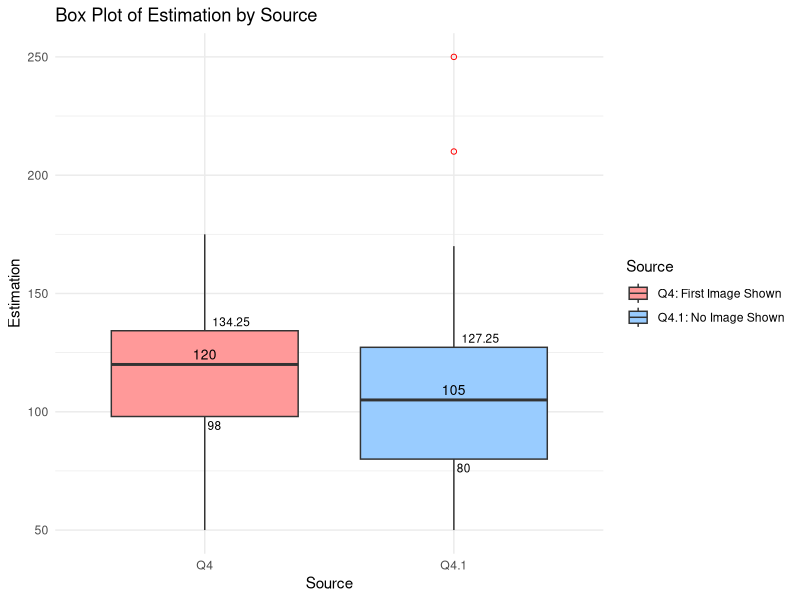
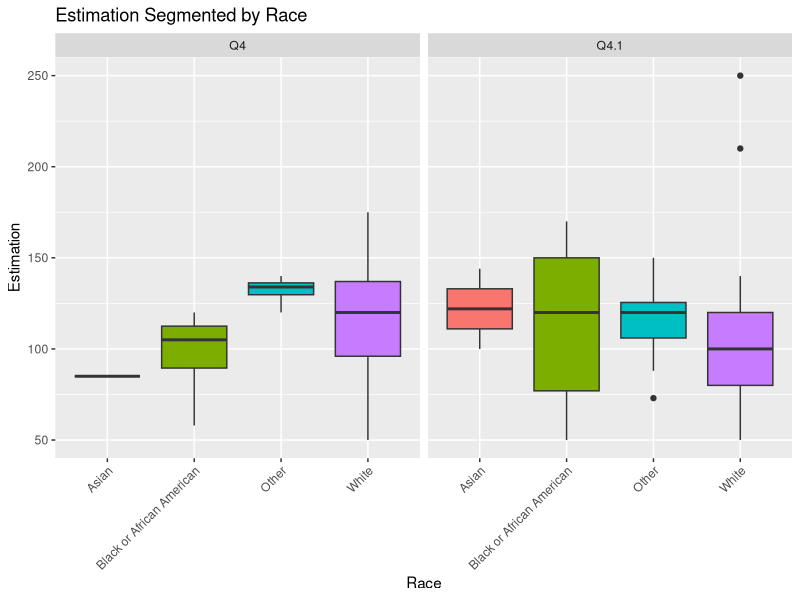
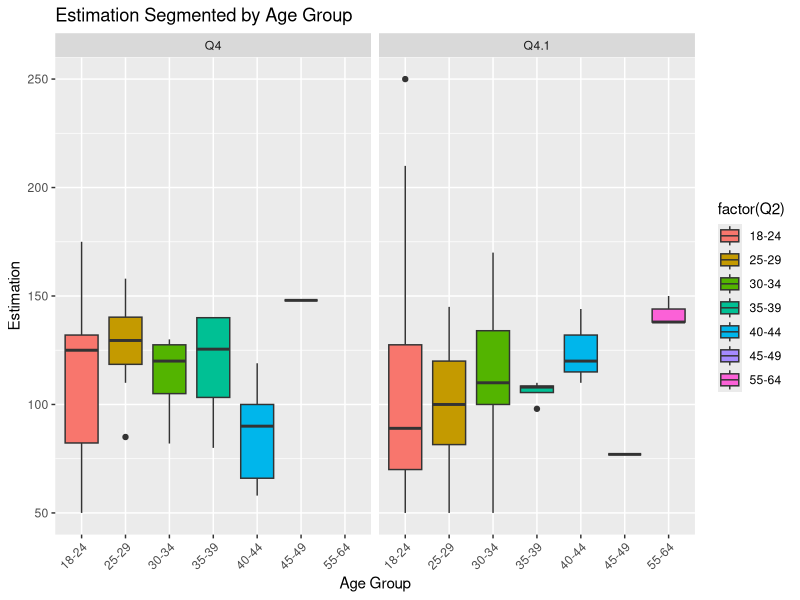
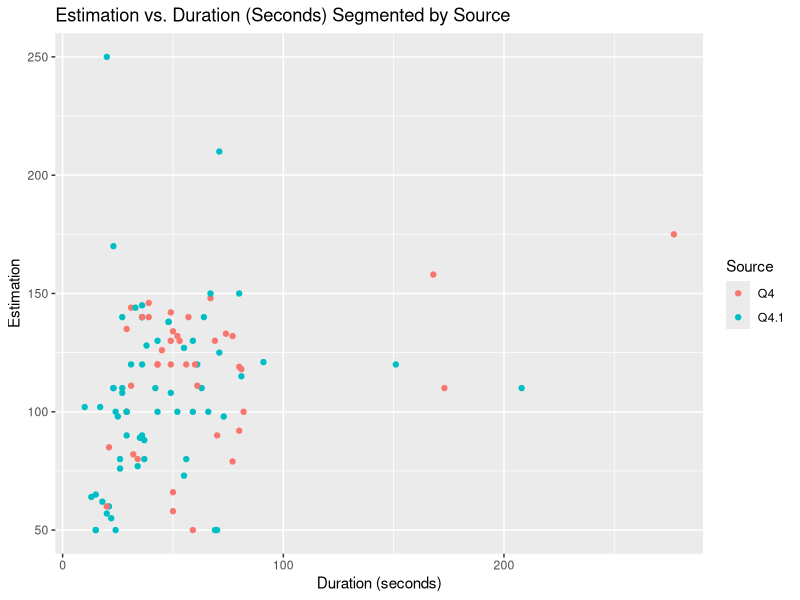
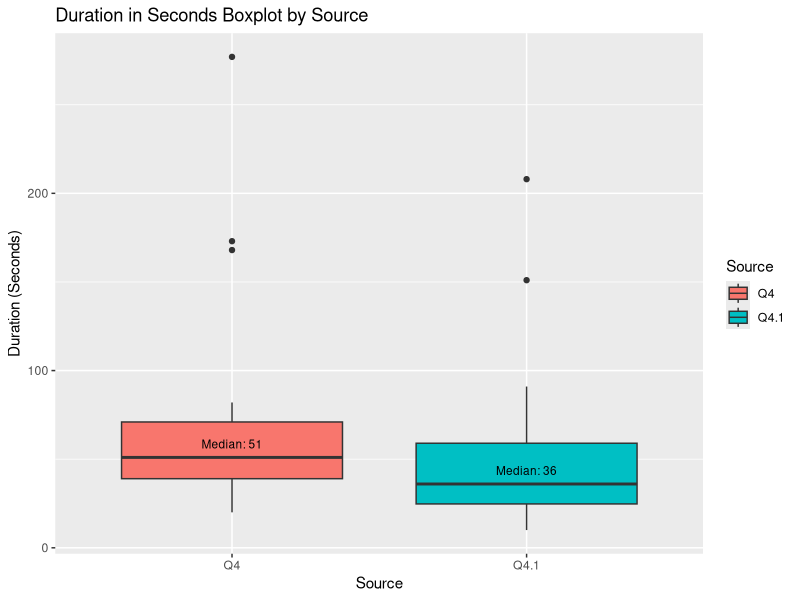

The R script that drew these images, in order:
## ---- chunk 1
#| label: load-packages
library(tidyverse)
library(dplyr)
library(ggplot2)
library(tidytext)
library(jsonlite)
## ---- chunk 2
#| label: import-data

study_data_cleaned <- read.csv("data/study_data_cleaned.csv")
demographic_data_cleaned <- read.csv("data/demographic_prolific_data_cleaned.csv")

## ---- chunk 3

# Merge the datasets based on the common column "custom_id_prolific"
merged_data <- merge(study_data_cleaned, demographic_data_cleaned, by = "Custom_id_prolific", all.x = TRUE)

# all.x = TRUE will keep all rows from study_data_cleaned even if there is no match in demographic_data_cleaned
# If you want to keep all rows from demographic_data_cleaned, use all.y = TRUE instead.

# View the merged dataset
head(merged_data)

## ---- chunk 4

all_data <- read.csv("data/merged_data.csv")

## ---- chunk 5
#create 2 datasets based on each question

q4_data <- all_data[!is.na(all_data$Q4) & is.na(all_data$Q4.1), ]

# Subset rows where Q4.1 has values and Q4 is NA
q4.1_data <- all_data[is.na(all_data$Q4) & !is.na(all_data$Q4.1), ]


# For Q4_data
q4_data <- mutate(q4_data, difference = Q4 - 119)

# For Q4.1_data
q4.1_data <- mutate(q4.1_data, difference = Q4.1 - 119)


## ---- chunk 6
#Generating statistics 

# For Q4_data
mean_estimation_Q4_data <- mean(q4_data$Q4, na.rm = TRUE)
cat("Mean of estimation column for Q4_data:", mean_estimation_Q4_data, "\n")

mean_difference_Q4_data <- mean(q4_data$difference, na.rm = TRUE)
cat("Mean of difference column for Q4_data:", mean_difference_Q4_data, "\n")

# For Q4.1_data

mean_estimation_Q4.1_data <- mean(q4.1_data$Q4.1, na.rm = TRUE)
cat("Mean of estimation column for Q4_data:", mean_estimation_Q4.1_data, "\n")

mean_difference_Q4.1_data <- mean(q4.1_data$difference, na.rm = TRUE)
cat("Mean of difference column for Q4.1_data:", mean_difference_Q4.1_data, "\n")


# Calculate the sum for Q4_data
sum_Q4_data <- sum(q4_data$Q4, na.rm = TRUE)
cat("Sum of values for Q4 column in Q4_data:", sum_Q4_data, "\n")

# Calculate the sum for Q4.1_data
sum_Q4.1_data <- sum(q4.1_data$Q4.1, na.rm = TRUE)
cat("Sum of values for Q4.1 column in Q4.1_data:", sum_Q4.1_data, "\n")


## ---- chunk 7
library(dplyr)

# Assuming your dataset is named merged_data

merged_data <- merged_data %>%
  filter(!is.na(Custom_id_prolific))

estimation_data <- merged_data %>%
  mutate(
    Estimation = coalesce(Q4, Q4.1),  # coalesce will pick the first non-NA value
    Source = case_when(
      !is.na(Q4) ~ "Q4",   # If Q4 is not NA, then Source is 'Q4'
      !is.na(Q4.1) ~ "Q4.1" # If Q4.1 is not NA, then Source is 'Q4.1'
    )
  )

# View the first few rows of the modified dataframe
head(estimation_data)


# Assuming your dataset is already in your environment and named merged_data
mean_estimations <- estimation_data %>%
  group_by(Source) %>%
  summarise(
    Mean_Estimation = mean(Estimation, na.rm = TRUE)  # Calculating mean and removing any NAs
  )

# View the results
print(mean_estimations)

## ---- chunk 8
# Base plot
p <- ggplot(estimation_data, aes(x = Source, y = Estimation, fill = Source)) +
  geom_boxplot(outlier.colour = "red", outlier.shape = 1) + # Color and shape for outliers
  labs(title = "Box Plot of Estimation by Source",
       x = "Source",
       y = "Estimation") +
  theme_minimal() +
  scale_fill_manual(labels = c("Q4: First Image Shown", "Q4.1: No Image Shown"), 
                    values = c("#FF9999", "#99CCFF"))  # Light red and light blue

# Add median labels
p <- p + stat_summary(fun = median, geom = "text", aes(label = round(after_stat(y), 2)),
                      position = position_dodge(width = 0.75), vjust = -0.5,
                      color = "black", size = 3.5)

# Add quartile labels using `geom_text` directly with a new calculation
# Calculate quartiles and other stats to annotate manually
boxplot_stats <- estimation_data %>%
  group_by(Source) %>%
  summarise(
    lower = quantile(Estimation, probs = 0.25, na.rm = TRUE),
    upper = quantile(Estimation, probs = 0.75, na.rm = TRUE)
  ) %>%
  tidyr::pivot_longer(-Source, names_to = "Quartile", values_to = "Value")

# Add quartile labels
p <- p + geom_text(data = boxplot_stats, aes(x = Source, y = Value, label = round(Value, 2)),
                   position = position_dodge(width = 0.75), 
                   vjust = ifelse(boxplot_stats$Quartile == "lower", 1.5, -0.5), # Move lower quartile up
                   hjust = -0.2, size = 3, check_overlap = TRUE)

# Print the plot with labels
print(p)


## ---- chunk 9
#create a better cleaned dataset for analysis 

analysis_data <- estimation_data |> 
  select(Custom_id_prolific, Q2, Duration..in.seconds., Q3, Q3_5_TEXT, Age, Sex, Estimation, Source)
## ---- chunk 10

with_picture_data <- filter(analysis_data, Source == "Q4") 
without_picture_data <- filter(analysis_data, Source == "Q4.1") 

mean_picture <- mean(with_picture_data$Estimation)
mean_without_picture <- mean(without_picture_data$Estimation)

cat("Mean estimate for the group shown the anchor (10 marbles):", mean_picture, "\n")
cat("Mean estimate for the group not shown the anchor:", mean_without_picture, "\n")

# Perform a t-test to compare the means of the two groups
t_test_result <- t.test(with_picture_data$Estimation, without_picture_data$Estimation)

# Print the t-test result
print(t_test_result)



## ---- chunk 11

# Create a box plot with the legend removed
ggplot(analysis_data, aes(x = Q3, y = Estimation, fill = Q3)) +
  geom_boxplot() +
  labs(x = "Race", y = "Estimation") +
  ggtitle("Estimation Segmented by Race") +
  facet_wrap(~ Source) +
  theme(axis.text.x = element_text(angle = 45, hjust = 1)) +
  guides(fill = FALSE)


## ---- chunk 12
# Assuming your dataset is named analysis_data

# Define a lookup table for race
race_labels <- c("1" = "Asian", "2" = "Black or African American", "3" = "Other", "4" = "White")  # Adjust the labels as per your dataset


# Load necessary libraries
library(ggplot2)
library(tibble)

# Create the box plot
boxplot <- ggplot(analysis_data, aes(x = Q3, y = Estimation, fill = Q3)) +
  geom_boxplot() +
  labs(x = "Race", y = "Estimation") +
  ggtitle("Estimation Segmented by Race") +
  facet_wrap(~ Source) +
  theme(axis.text.x = element_text(angle = 45, hjust = 1))

# Extract the data used to create the plot
plot_data <- ggplot_build(boxplot)$data

# Filter the data for the boxplots
boxplot_data <- plot_data[[1]]

# Organize the data into a table
boxplot_table <- as_tibble(boxplot_data)
boxplot_table <- boxplot_table[, c("group", "x", "lower", "middle", "upper", "ymax", "ymin")]

# Rename the columns for clarity
colnames(boxplot_table) <- c("Source", "Race", "Lower Whisker", "Lower Hinge", "Median", "Upper Hinge", "Upper Whisker")


# Replace numeric race values with corresponding text labels
boxplot_table$Race <- race_labels[as.character(boxplot_table$Race)]

# Print the table
print(boxplot_table)


## ---- chunk 13
# Assuming your dataset is named analysis_data

# Load necessary libraries
library(ggplot2)

# Create the box plot faceted by the "Source" column for the column "Q2" (age groups)
boxplot_age <- ggplot(analysis_data, aes(x = factor(Q2), y = Estimation, fill = factor(Q2))) +
  geom_boxplot() +
  labs(x = "Age Group", y = "Estimation") +
  ggtitle("Estimation Segmented by Age Group") +
  facet_wrap(~ Source) +
  theme(axis.text.x = element_text(angle = 45, hjust = 1))

# Print the box plot
print(boxplot_age)

## ---- chunk 14
scatterplot <- ggplot(analysis_data, aes(x = Duration..in.seconds., y = Estimation, color = Source)) +
  geom_point() +
  labs(x = "Duration (seconds)", y = "Estimation") +
  ggtitle("Estimation vs. Duration (Seconds) Segmented by Source")

# Print the scatter plot
print(scatterplot)
## ---- chunk 15
# Assuming your dataset is named analysis_data

# Load necessary libraries
library(ggplot2)

# Create a boxplot comparing duration in seconds for each source
boxplot_source_duration <- ggplot(analysis_data, aes(x = Source, y = Duration..in.seconds., fill = Source)) +
  geom_boxplot() +
  stat_summary(fun = median, geom = "text", aes(label = paste("Median:", round(..y.., 2))), vjust = -1, size = 3, color = "black") +
  labs(x = "Source", y = "Duration (Seconds)", fill = "Source") +
  ggtitle("Duration in Seconds Boxplot by Source")

# Print the boxplot
print(boxplot_source_duration)
